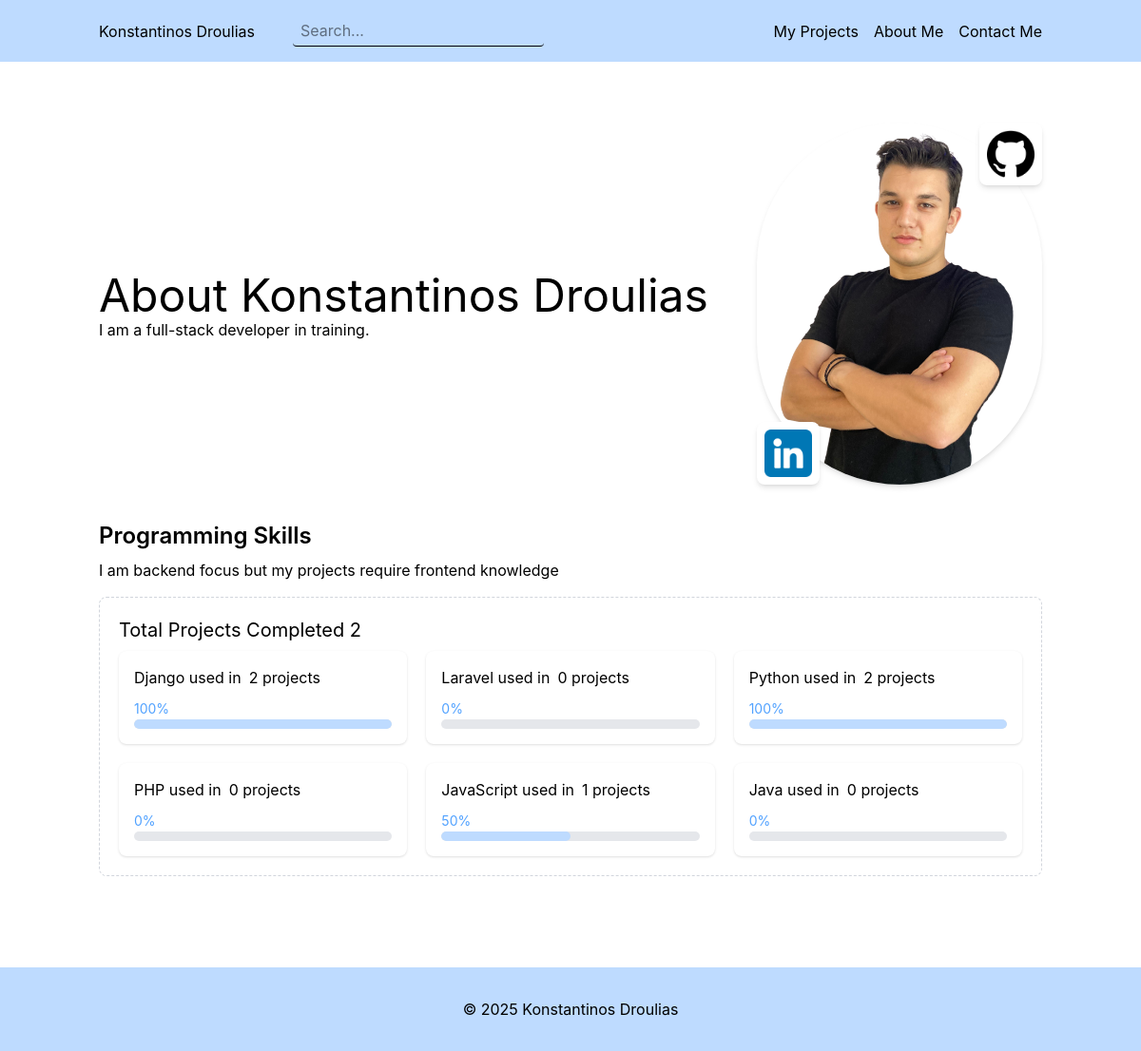
Page /about-me on the committed database.
### projects/models.py (models this page shows, shortened)
class Tag(models.Model):
    name = models.CharField(max_length=100)

### website/views.py (the view)
# urls.py: path('about-me', views.about_me, name='about-me'),
def about_me(request):
    projects = Project.objects.all()
    tags = Tag.objects.all()
    total_projects = projects.count()
    for tag in tags:
        project_count = tag.project_set.count()
        if total_projects > 0:
            tag.percentage = int((project_count / total_projects) * 100)
        else:
            tag.percentage = 0
    context = {
        "projects": projects,
        "tags": tags
    }
    return render(request, 'website/about-me.html', context)

### website/templates/website/about-me.html
{% extends "base.html" %}
{% block main %}
<section class="mb-8 flex items-center justify-between">
    <div>
    <h1 class="text-5xl">About Konstantinos Droulias</h1>
    <p>I am a full-stack developer in training.</p>
    </div>
    {% include 'components/profile-card.html' %}
</section>
<section class="my-8">
    <div class="mb-4">
        <h2 class="text-2xl font-semibold mb-2" >Programming Skills</h2>
        <p>I am backend focus but my projects require frontend knowledge</p>
    </div>
    <div class="p-5 border border-dashed border-gray-300 rounded-lg">
        <p class="text-xl mb-2">Total Projects Completed {{ projects.count }}</p>
        <div class="grid grid-cols-3 gap-5">
        {% for tag in tags %}
            <a href="{% url 'tag' tag.id %}" class="rounded-lg bg-white shadow-sm hover:cursor-pointer p-4 space-y-2">
                <div class="flex items-center gap-2 ">
                    <p>{{ tag.name }} used in </p>
                    <span>{{ tag.project_set.count }} projects</span>
                </div>
                <span class="text-blue-400 text-sm">{{ tag.percentage }}%</span>
                <div class="w-full bg-gray-200 rounded-full h-2.5 overflow-hidden">
                    <div class="bg-blue-200 h-2.5 rounded-full transition-all duration-500"
                         style="width: {{ tag.percentage }}%">
                    </div>
                </div>
            </a>
        {% endfor %}
        </div>
    </div>
</section>
{% endblock %}

### templates/base.html (shortened to what this page needs)
<!doctype html>
<html lang="en">
<head>
    {% load static %}
    <link rel="stylesheet" href="{% static 'dist/styles.css' %}">
</head>
<body class="flex flex-col space-y-16 min-h-screen">
{% include "header.html" %}
<main class="container mx-auto px-4 flex-grow">
    {% block main %}{% endblock %}
</main>
{% include "footer.html" %}
</body>
</html>

### templates/header.html
<header class="bg-blue-200">
    <nav class="container mx-auto p-4 navbar navbar-expand-lg navbar-light bg-light flex justify-between align-items-center">
        <div class="flex items-center gap-10">
            <a href="{% url 'index' %}">Konstantinos Droulias</a>
            <form action="{% url 'search' %}" method="GET">
                <input class="border-b-1 rounded-sm px-2 py-1 text-sm/2.0 min-w-[260px]" type="text" placeholder="Search..." name="search">
            </form>
        </div>
        <div class="flex items-center gap-4">
            <a href="{% url 'projects' %}">My Projects</a>
            <a href="{% url 'about-me' %}">About Me</a>
            <a href="{% url 'contact-me' %}">Contact Me</a>
        </div>
    </nav>
</header>

### templates/components/profile-card.html
<div>
    {% load static %}
    <div class="relative inline-block w-fit">
        <img width="300px" src="{% static 'img/me.png' %}" alt="Portrait of Konstantinos" class="rounded-full shadow-md bg-white">
        <div class="p-2 rounded-lg shadow-md absolute top-0 right-0 bg-white">
            <a target="_blank" href="https://github.com/KonstantinosDroulias">
                <img width="50px" src="{% static 'img/github.png' %}" alt="Github Logo">
            </a>
        </div>
        <div class="p-2 rounded-lg shadow-md absolute bottom-0 left-0 bg-white">
            <a target="_blank" href="https://github.com/KonstantinosDroulias">
                <img width="50px" src="{% static 'img/linkedin.png' %}" alt="LinkedIn Logo">
            </a>
        </div>
    </div>
</div>

### templates/footer.html
<footer class="bg-blue-200 flex justify-center">
    <div class="container mx-auto p-8 text-center">
        <p>© 2025 Konstantinos Droulias</p>
    </div>
</footer>

### rows in the picture
Tag: name "Django", project_set.count "2", percentage "100"
Tag: name "Laravel", project_set.count "0", percentage "0"
Tag: name "Python", project_set.count "2", percentage "100"
Tag: name "PHP", project_set.count "0", percentage "0"
Tag: name "JavaScript", project_set.count "1", percentage "50"
Tag: name "Java", project_set.count "0", percentage "0"

### other values in the picture
{{ projects.count }} "2"
